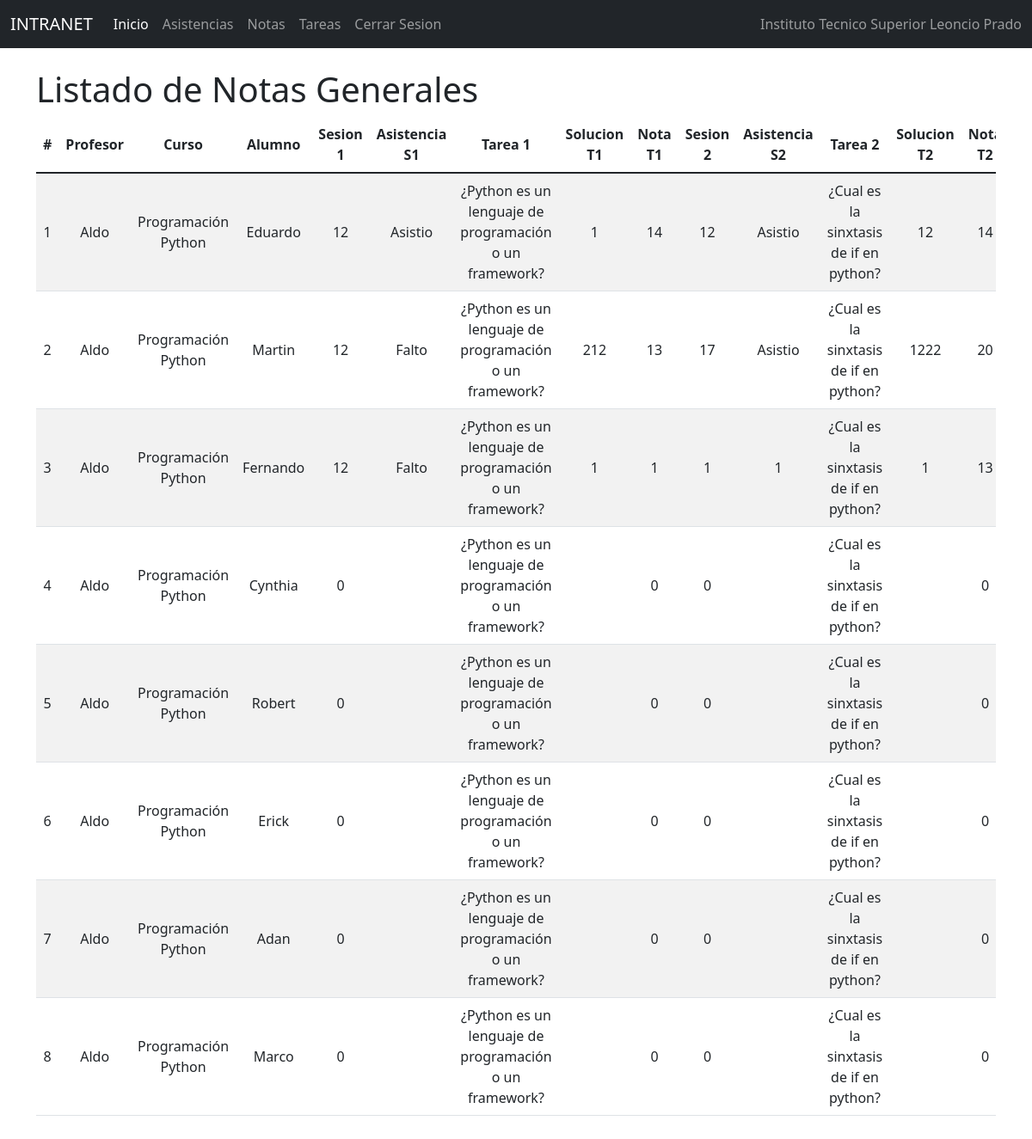
/indlisgennot/, run on the app's committed database.
### Notas/models.py (models this page shows, shortened)
class Notas(models.Model):
    id=models.IntegerField(primary_key=True)
    profesor = models.ForeignKey(Profesor, null=True,blank=True,on_delete=models.CASCADE)
    curso = models.ForeignKey(Curso, null=True,blank=True,on_delete=models.CASCADE)
    alumno = models.OneToOneField(to='Estudiante', to_field='id', null=True, blank=True, on_delete=models.CASCADE)
    sesion1_nt = models.IntegerField()
    sesion1_asis=models.CharField(max_length=50)
    tarea1_info = models.ForeignKey(Tarea1, null=True,blank=True,on_delete=models.CASCADE)
    soltarea1 = models.CharField(max_length=1000)
    notatarea1 = models.IntegerField()
    sesion2_nt = models.IntegerField()
    sesion2_asis=models.CharField(max_length=50)
    tarea2_info = models.ForeignKey(Tarea2, null=True,blank=True,on_delete=models.CASCADE)
    soltarea2 = models.CharField(max_length=1000)
    notatarea2 = models.IntegerField()
    sesion3_nt = models.IntegerField()
    sesion3_asis=models.CharField(max_length=50)
    tarea3_info = models.ForeignKey(Tarea3, null=True,blank=True,on_delete=models.CASCADE)
    soltarea3 = models.CharField(max_length=1000)
    notatarea3 = models.IntegerField()
    sesion4_nt = models.IntegerField()
    sesion4_asis=models.CharField(max_length=50)
    tarea4_info = models.ForeignKey(Tarea4, null=True,blank=True,on_delete=models.CASCADE)
    soltarea4 = models.CharField(max_length=1000)
    notatarea4 = models.IntegerField()
    sesion5_nt = models.IntegerField()
    sesion5_asis=models.CharField(max_length=50)
    tarea5_info = models.ForeignKey(Tarea5, null=True,blank=True,on_delete=models.CASCADE)
    soltarea5 = models.CharField(max_length=1000)
    notatarea5 = models.IntegerField()

class Profesor(models.Model):
    id=models.IntegerField(primary_key=True)
    nompro=models.CharField(max_length=50)
    apepro=models.CharField(max_length=50)
    dnipro=models.CharField(max_length=50)
    direccionpro=models.CharField(max_length=50)
    distritopro=models.ForeignKey(Distrito, null=True,blank=True,on_delete=models.CASCADE)
    emailpro=models.EmailField()
    estpro=models.IntegerField()
    usuario=models.OneToOneField(to='Usuario', to_field='id', null=True, blank=True, on_delete=models.CASCADE)

class Curso(models.Model):
    id=models.IntegerField(primary_key=True)
    nomcur=models.CharField(max_length=30)
    creditos=models.IntegerField()
    estcur=models.IntegerField()

class Estudiante(models.Model):
    id=models.IntegerField(primary_key=True)
    nomest=models.CharField(max_length=50)
    apeest=models.CharField(max_length=50)
    dniest=models.CharField(max_length=8)
    direccion=models.CharField(max_length=50)
    emailest=models.EmailField()
    estest=models.IntegerField()
    usuario=models.OneToOneField(to='Usuario', to_field='id', null=True, blank=True, on_delete=models.CASCADE)
    carrera=models.ForeignKey(Carrera, null=True, blank=True, on_delete=models.CASCADE)
    distrito=models.ForeignKey(Distrito, null=True, blank=True, on_delete=models.CASCADE)

class Tarea1(models.Model):
    id=models.IntegerField(primary_key=True)
    tittar = models.CharField(max_length=1000)
    destar = models.CharField(max_length=1000)
    profesor = models.ForeignKey(Profesor, null=True, blank=True, on_delete=models.CASCADE)
    curso =models.ForeignKey(Curso, null=True, blank=True, on_delete=models.CASCADE)
    carrera=models.ForeignKey(Carrera, null=True, blank=True, on_delete=models.CASCADE)

class Tarea2(models.Model):
    id=models.IntegerField(primary_key=True)
    tittar = models.CharField(max_length=1000)
    destar = models.CharField(max_length=1000)
    profesor = models.ForeignKey(Profesor, null=True, blank=True, on_delete=models.CASCADE)
    curso =models.ForeignKey(Curso, null=True, blank=True, on_delete=models.CASCADE)
    carrera=models.ForeignKey(Carrera, null=True, blank=True, on_delete=models.CASCADE)

### Notas/views.py (the view)
# urls.py: path('indlisgennot/', indlisgennot),
def indlisgennot (request):
    notas = Notas.objects.all()
    carrera = Carrera.objects.all()
    curso = Curso.objects.all()
    profesor = Profesor.objects.all()
    return render(request, 'PROCESOS/Listados/lisgennot.html', {"notas": notas, "carrera":carrera,
    "curso":curso, "profesor":profesor})

### Notas/Templates/PROCESOS/Listados/lisgennot.html (shortened to what this page needs)
{% extends "../../basepro.html" %}
{% block body %}
<div class="row">
    <div class="col-sm-12 col-md-12 col-lg-12 col-xl-12 ">
        <div class="table-responsive">
            <h1>Listado de Notas Generales</h1>
            <table class="table table-striped">
                <thead>
                    <tr>
                        <th>#</th>
                        <th>Profesor</th>
                        <th>Curso</th>
                        <th>Alumno</th>
                        <th>Sesion 1</th>
                        <th>Asistencia S1</th>
                        <th>Tarea 1</th>
                        <th>Solucion T1</th>
                        <th>Nota T1</th>
                        <th>Sesion 2</th>
                        <th>Asistencia S2</th>
                        <th>Tarea 2</th>
                        <th>Solucion T2</th>
                        <th>Nota T2</th>
                    </tr>
                </thead>
                <tbody>
                    {% for c in notas %}
                    <tr>
                        <td>{{forloop.counter}}</td>
                        <td>{{c.profesor.nompro}}</td>
                        <td>{{c.curso.nomcur}}</td>
                        <td>{{c.alumno.nomest}}</td>
                        <td>{{c.sesion1_nt}}</td>
                        <td>{{c.sesion1_asis}}</td>
                        <td>{{c.tarea1_info.tittar}}</td>
                        <td>{{c.soltarea1}}</td>
                        <td>{{c.notatarea1}}</td>
                        <td>{{c.sesion2_nt}}</td>
                        <td>{{c.sesion2_asis}}</td>
                        <td>{{c.tarea2_info.tittar}}</td>
                        <td>{{c.soltarea2}}</td>
                        <td>{{c.notatarea2}}</td>
                    </tr>
                    {% endfor %}
                </tbody>
            </table>
        </div>
    </div>
</div>
{% endblock %}

### Notas/static/css/gestiontipusu.css (style rules this page uses)
th, td { text-align: center; vertical-align: middle; }

### data on the page
Notas: profesor.nompro "Aldo", curso.nomcur "Programación Python", alumno.nomest "Eduardo", sesion1_nt "12", sesion1_asis "Asistio", tarea1_info.tittar "¿Python es un lenguaje de programación o un framework?", soltarea1 "1", notatarea1 "14", sesion2_nt "12", sesion2_asis "Asistio", tarea2_info.tittar "¿Cual es la sinxtasis de if en python?", soltarea2 "12", notatarea2 "14"
Notas: profesor.nompro "Aldo", curso.nomcur "Programación Python", alumno.nomest "Martin", sesion1_nt "12", sesion1_asis "Falto", tarea1_info.tittar "¿Python es un lenguaje de programación o un framework?", soltarea1 "212", notatarea1 "13", sesion2_nt "17", sesion2_asis "Asistio", tarea2_info.tittar "¿Cual es la sinxtasis de if en python?", soltarea2 "1222", notatarea2 "20"
Notas: profesor.nompro "Aldo", curso.nomcur "Programación Python", alumno.nomest "Fernando", sesion1_nt "12", sesion1_asis "Falto", tarea1_info.tittar "¿Python es un lenguaje de programación o un framework?", soltarea1 "1", notatarea1 "1", sesion2_nt "1", sesion2_asis "1", tarea2_info.tittar "¿Cual es la sinxtasis de if en python?", soltarea2 "1", notatarea2 "13"
Notas: profesor.nompro "Aldo", curso.nomcur "Programación Python", alumno.nomest "Cynthia", sesion1_nt "0", tarea1_info.tittar "¿Python es un lenguaje de programación o un framework?", notatarea1 "0", sesion2_nt "0", tarea2_info.tittar "¿Cual es la sinxtasis de if en python?", notatarea2 "0"
Notas: profesor.nompro "Aldo", curso.nomcur "Programación Python", alumno.nomest "Robert", sesion1_nt "0", tarea1_info.tittar "¿Python es un lenguaje de programación o un framework?", notatarea1 "0", sesion2_nt "0", tarea2_info.tittar "¿Cual es la sinxtasis de if en python?", notatarea2 "0"
Notas: profesor.nompro "Aldo", curso.nomcur "Programación Python", alumno.nomest "Erick", sesion1_nt "0", tarea1_info.tittar "¿Python es un lenguaje de programación o un framework?", notatarea1 "0", sesion2_nt "0", tarea2_info.tittar "¿Cual es la sinxtasis de if en python?", notatarea2 "0"
Notas: profesor.nompro "Aldo", curso.nomcur "Programación Python", alumno.nomest "Adan", sesion1_nt "0", tarea1_info.tittar "¿Python es un lenguaje de programación o un framework?", notatarea1 "0", sesion2_nt "0", tarea2_info.tittar "¿Cual es la sinxtasis de if en python?", notatarea2 "0"
Notas: profesor.nompro "Aldo", curso.nomcur "Programación Python", alumno.nomest "Marco", sesion1_nt "0", tarea1_info.tittar "¿Python es un lenguaje de programación o un framework?", notatarea1 "0", sesion2_nt "0", tarea2_info.tittar "¿Cual es la sinxtasis de if en python?", notatarea2 "0"
